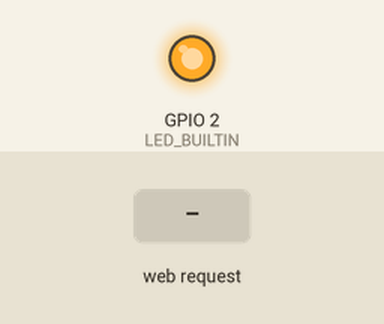
Bench run of a sketch on a simulated ESP8266 (Wemos D1 mini). Parts: output pins drawn as LEDs (lit = HIGH, except the on-board LED, lit = LOW). The inputs (shaded band) are chosen by the test bench. WiFi joins after 1.5 s; servers stay silent unless stated; what the sketch prints to the serial monitor is not drawn.

Above: at 2.7 s.
2.8 s: HTTP request GET /LED=OFF received
At 4.5 s:
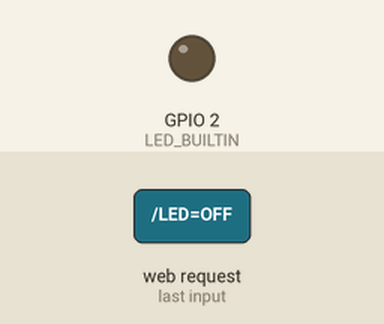
5.3 s: HTTP request GET /LED=ON received
At 7.6 s:
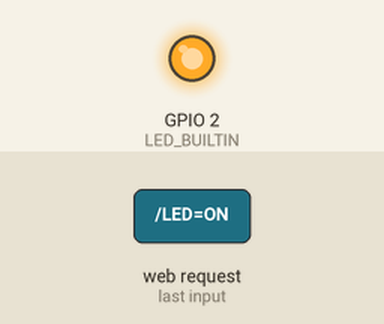
Timing chart, 0 to 9.1 s (numbered marks = the images above; inputs shaded):
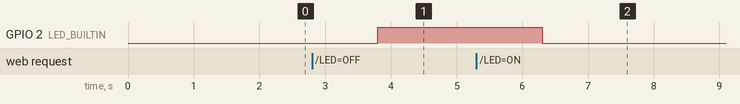

The sketch:

test_indy.ino
```cpp
/* Ejemplo de sketch para conectar a la placa Nodemcu o Wemos a una dirección de IP fija en vez de una dirección dinámica
Para eso son necesarias las informaciones
  Dirección IPv4: 192.168.0.12
  Máscara de Sub-red IPv4: 255.255.255.0
  Gateway Padrón IPv4: 192.168.0.1
Las mismas pueden ser obtenidas en el Painel de Controle\Rede e Internet\Central de Rede e Compartilhamento
Nome da rede Wifi / botón Detalhes

Este programa prueba la aplicación Delphi que usa IndyClient para se comunicar.
La aplicación permite comunicarse con el dispositivo IoT, enviar un string que es impreso en el monitor serial, y recibe
mensajes enviados por el servidor IoT tal como el estado del botón.
*/

// Esta es la librería para utilizar las funciones de red del ESP8266
#include <ESP8266WiFi.h>

const char* ssid = "Helena ";       //variable que almacena el nombre de la red wifi a la que el nodemcu se va a conectar
const char* password = "cenoura04"; //variable que almacena la seña de la red wifi donde el nodemcu se va a conectar

//DEFINICIÓN DE IP FIJO PARA EL NODEMCU
  IPAddress ip(192,168,0,200);    //(192,168,0,200);     //COLOQUE UNA FRANJA DE IP DISPONIBLE EN SU ROTEADOR. Ej: EX: 192.168.1.110 **** ESO VARÍA, EN MI CASO ES: 192.168.0.200
  IPAddress gateway(192,168,0,1);  //(192,168,0,1);  //GATEWAY DE CONEXIÓN (ALTERE PARA EL GATEWAY DE SU ROTEADOR)
  IPAddress subnet(255,255,255,0); //MASCARA DE RED

   //uso el led y el boton, entrada digital GPIO 0 y salida digital GPIO 2
  #define LED_BUILTIN 2
  #define BUTTON_BUILTIN 0

  //Puerto (dejar en 80 por defecto)
  //variables servidor y cliente
  WiFiServer servidor(100);
  WiFiClient cliente;

////////////////////////////////////////////////////////////////////////////
void setup() {
  // put your setup code here, to run once:
  //establece las entradas/salidas
  pinMode(LED_BUILTIN, OUTPUT);
  pinMode(BUTTON_BUILTIN,INPUT);

  //inicia comunicación serie con el monitor
  Serial.begin(115200);
  delay(50);

  //manda al monitor serie el nombre de la red a la cual se conectará
  Serial.println();
  Serial.print("Connecting to ");
  Serial.println(ssid);

  /* Configuramos el ESP8266 como estación WiFi y no como punto de acceso.
   *  Si no lo hacemos  se configurará como cliente y punto de acceso al mismo tiempo */

   WiFi.mode(WIFI_STA); // Modo estación WiFi

  // Conectamos a la red WiFi
  WiFi.begin(ssid, password);
  WiFi.config(ip, gateway, subnet); //PASSA OS PARÂMETROS PARA A FUNÇÃO QUE VAI SETAR O IP FIXO

  // Esperamos a que estemos conectados a la red WiFi
  while (WiFi.status() != WL_CONNECTED) {
    delay(500);
    Serial.print(".");
  }
  // Iniciar el servidor
  servidor.begin();
  Serial.println("Se ha iniciado el servidor");
  Serial.println("");
  Serial.println("WiFi connected");
  Serial.println("IP address: ");
  Serial.println(WiFi.localIP()); // Mostramos la IP que en este caso debe ser fija
  Serial.println("");

  // print the received signal strength:
  long rssi = WiFi.RSSI();
  Serial.print("signal strength (RSSI):");
  Serial.print(rssi);
  Serial.println(" dBm");

}


byte value=LOW;   //estado del LED


void loop() {
  // put your main code here, to run repeatedly:
  // listen for incoming clients
  cliente = servidor.available();
  if (cliente) {
    Serial.println("new client");
    cliente.println("Welcome client");
    while (cliente.connected()) {
              String request = cliente.readString(); //Until('\r');   //Hace la lectura del Cliente.
              if (request!='\0') Serial.println(request);     //si hay pedido, lo escribe en el monitor serial.

              // Operación del pedido
              if (request.indexOf("/LED=ON") != -1)  {
                    digitalWrite(LED_BUILTIN, LOW); // Si el pedido es LED=ON, enciende el LED
                    value = LOW;
                    cliente.println("led ligado");}
              if (request.indexOf("/LED=OFF") != -1)  {
                    digitalWrite(LED_BUILTIN, HIGH); // Si el pedido  es LED=OFF, apaga el LED
                    value = HIGH;
                    cliente.println("led desligado");}
              if (request.indexOf("/STATEBUTTON") != -1){
                    int estado = digitalRead(BUTTON_BUILTIN);               //le el estado del boton
                    if (estado) {
                      //Serial.println("botão não pressionado");
                      cliente.println("botão não pressionado");}            //y lo envia al cliente
                    else {
                      //Serial.println("botão pressionado");
                      cliente.println("botão pressionado");}
              }
              //cliente.println("message in a bottle");
              //cliente.printf("Estado do botão: %d",estado);
              if (request.indexOf("/STOPCLIENT") != -1) cliente.stop();     //pedido para desconectar el cliente

              if (Serial.available()>0){                                    //envia al cliente um string ingresado por el monitor serie
                String messerver=Serial.readString();
                cliente.println(messerver);
               }
    }
 }
}
```

Measured:
- after the input at 2.8 s, GPIO 2 (LED_BUILTIN): LOW → HIGH after 1.0 s
- after the input at 5.3 s, GPIO 2 (LED_BUILTIN): HIGH → LOW after 1.0 s
